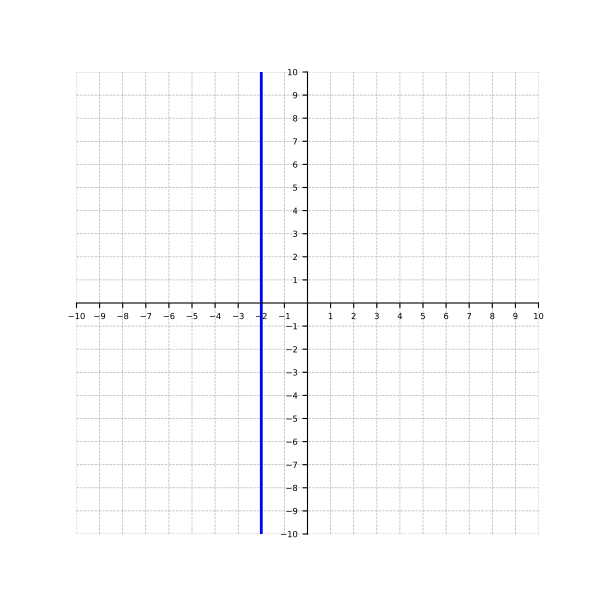

Recreate this plot in Python.
import matplotlib.pyplot as plt
from pathlib import Path
import numpy as np
from matplotlib.figure import Figure
from matplotlib.axes import Axes
from figures.common.style import setup_cartesian_plane

output = Path(__file__).with_suffix(".pdf")

fig: Figure
ax: Axes
fig, ax = setup_cartesian_plane()


ax.axvline(-2, color="blue", linewidth=2)

fig.savefig(output)
plt.close()
